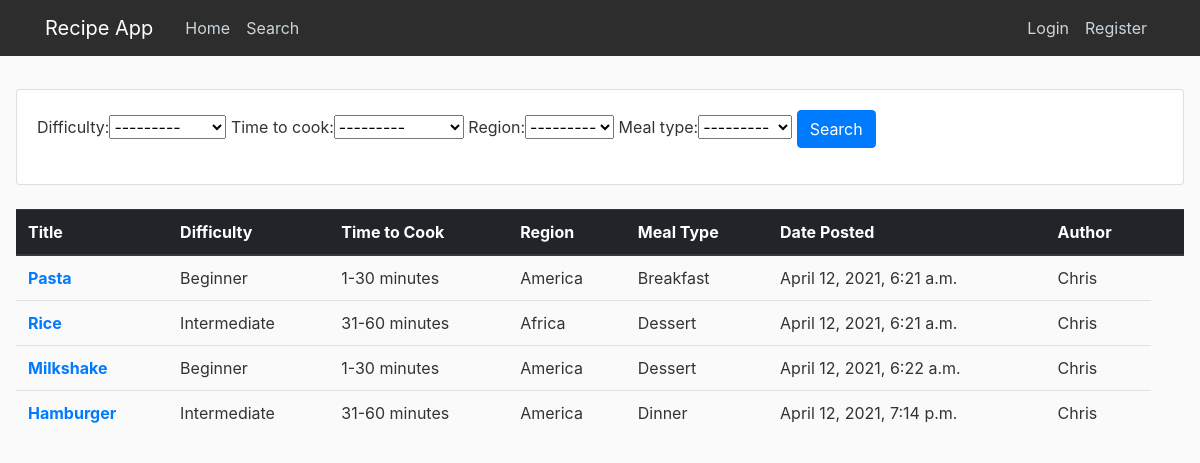
The page /search/ on the database as committed earlier.
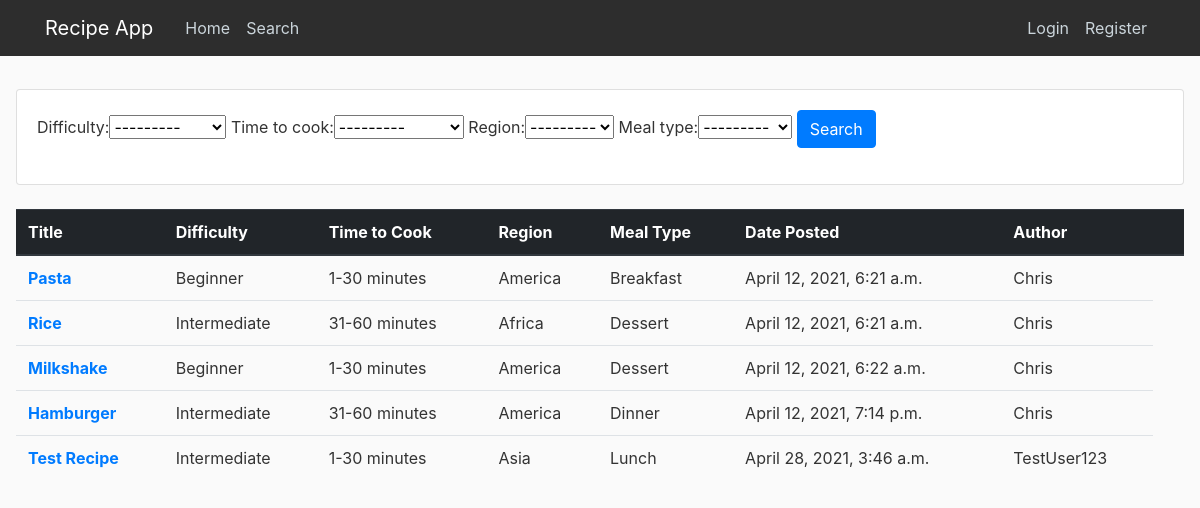
The same page on the database as committed later.
### cooking/models.py (models this page shows, shortened)
class Recipe(models.Model):
    DIFFICULTY = [
        ('Beginner', 'Beginner'),
        ('Intermediate', 'Intermediate'),
        ('Expert', 'Expert'),
    ]
    TIME_TO_COOK = [
        ('1-30 minutes', '1-30 minutes'),
        ('31-60 minutes', '31-60 minutes'),
        ('61+ minutes', '61+ minutes'),
    ]
    REGION = [
        ('America', 'America'),
        ('Europe', 'Europe'),
        ('Africa', 'Africa'),
        ('Asia', 'Asia'),
        ('Australia', 'Australia')
    ]
    MEAL_TYPE = [
        ('Breakfast', 'Breakfast'),
        ('Lunch', 'Lunch'),
        ('Dinner', 'Dinner'),
        ('Dessert', 'Dessert'),
        ('Snack', 'Snack'),
    ]
    title = models.CharField(max_length=100, null=True)
    difficulty = models.CharField(
        max_length=100,
        choices=DIFFICULTY,
        null=True
    )
    time_to_cook = models.CharField(
        max_length=100,
        choices=TIME_TO_COOK,
        null=True
    )
    region = models.CharField(
        max_length=100,
        choices=REGION,
        null=True
    )
    meal_type = models.CharField(
        max_length=100,
        choices=MEAL_TYPE,
        null=True
    )
    content = models.TextField(null=True)
    date_posted = models.DateTimeField(default=timezone.now, null=True)
    author = models.ForeignKey(User, on_delete=models.SET_NULL, null=True)
    is_saved = models.BooleanField(default=False)

### cooking/views.py (the view)
# urls.py: path('search/', views.search, name='cooking-search'),
def search(request):
    recipes = Recipe.objects.all()
    myFilter = RecipeFilter(request.GET, queryset=recipes)
    recipes = myFilter.qs
    context = {'recipes': recipes, 'myFilter': myFilter}
    return render(request, 'cooking/search.html', context)

### cooking/templates/cooking/search.html
{% extends "cooking/base.html" %}
{% block content %}
<br>
<div class="row">
  <div class="col">
    <div class="card card-body">
      <form method="get">
        {{ myFilter.form }}
        <button class="btn btn-primary" type="submit">Search</button>
      </form>
    </div>
  </div>
</div>
<br>
<table class="table">
  <thead class="thead-dark">
    <tr>
      <th scope="col">Title</th>
      <th scope="col">Difficulty</th>
      <th scope="col">Time to Cook</th>
        <th scope="col">Region</th>
        <th scope="col">Meal Type</th>
        <th scope="col">Date Posted</th>
        <th scope="col">Author</th>
      <th scope="col"></th>
    </tr>
  </thead>
  <tbody>
  {% for recipe in recipes %}
    <tr>
      <form method="POST" class="form-group">
      <th scope="row"><a href="{% url 'viewRecipe' recipe.id %}">{{ recipe.title }}</a></th>
      <td>{{ recipe.difficulty }}</td>
      <td>{{ recipe.time_to_cook }}</td>
      <td>{{ recipe.region }}</td>
        <td>{{ recipe.meal_type }}</td>
        <td>{{ recipe.date_posted }}</td>
        <td>{{ recipe.author }}</td>
  </form>
    </tr>
  {% endfor %}
  </tbody>
</table>
{% endblock %}

Rows that differ between the two databases and show on the page:
added Recipe: title "Test Recipe", difficulty "Intermediate", time_to_cook "1-30 minutes", region "Asia", meal_type "Lunch", date_posted "April 28, 2021, 3:46 a.m.", author "TestUser123"
